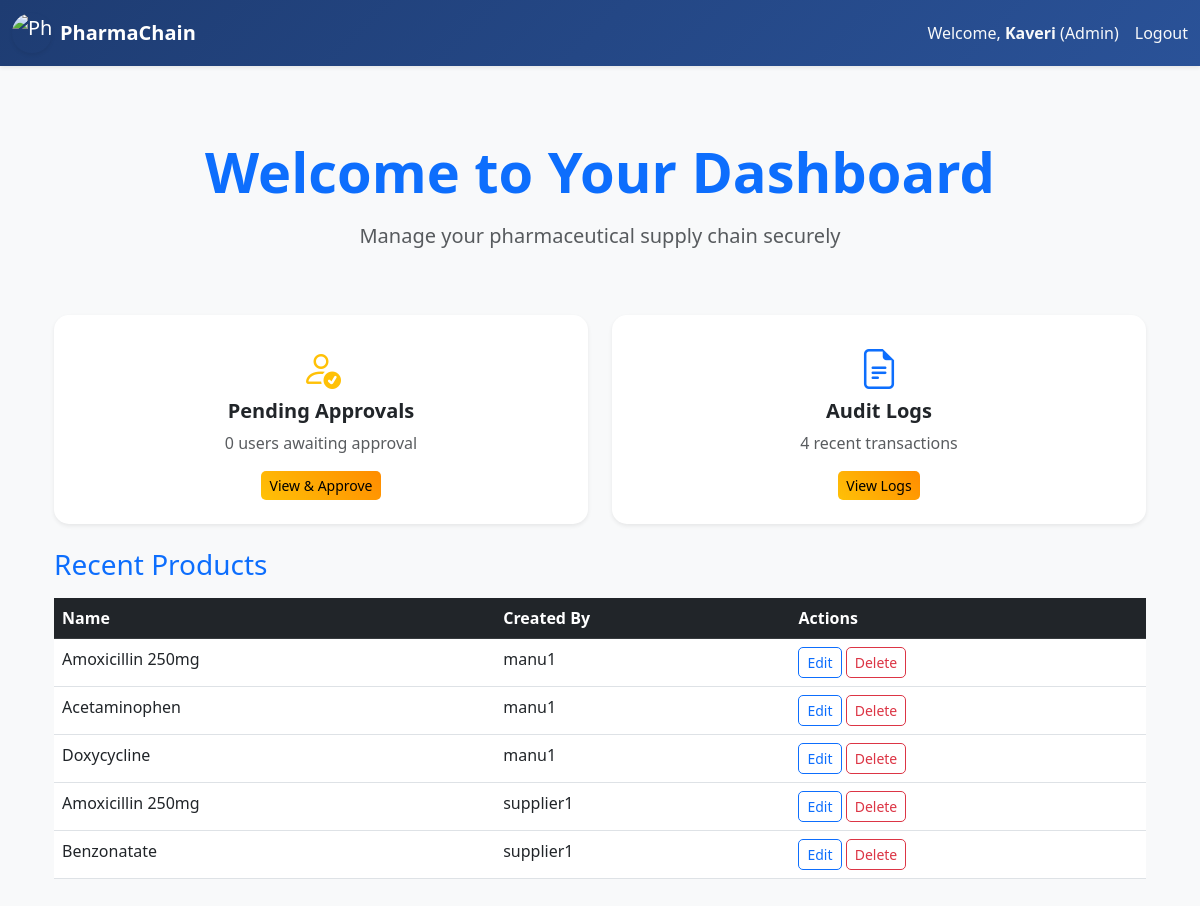
Page /dashboard/ (signed in) on the committed database.
### core/models.py (models this page shows, shortened)
class CustomUser(AbstractUser):
    ROLE_CHOICES = (
        ('admin', 'Admin'),
        ('supplier', 'Supplier'),
        ('manufacturer', 'Manufacturer'),
        ('wholesaler', 'Wholesaler'),
        ('distributor', 'Distributor'),
        ('customer', 'Customer'),
    )
    role = models.CharField(max_length=20, choices=ROLE_CHOICES)
    is_approved = models.BooleanField(default=False)  # Admin approves customers/stakeholders
    def __str__(self):
        return self.username

class Product(models.Model):
    name = models.CharField(max_length=255)
    description = models.TextField()
    created_by = models.ForeignKey(CustomUser, on_delete=models.CASCADE)
    created_at = models.DateTimeField(auto_now_add=True)

### core/views.py (the view)
# urls.py: path('dashboard/', views.dashboard, name='dashboard'),
def dashboard(request):
    user = request.user
    context = {'user': user}
    if user.role == 'admin':
        context['pending_approvals'] = CustomUser.objects.filter(is_approved=False)
        context['recent_logs'] = TransactionLog.objects.all()[:10]
        context['products'] = Product.objects.all()[:5]
        context['orders'] = Order.objects.all()[:5]
    elif user.role in ['supplier', 'manufacturer', 'wholesaler', 'distributor']:
        context['products'] = Product.objects.filter(created_by=user)
        context['orders'] = Order.objects.filter(Q(from_user=user) | Q(to_user=user))
    elif user.role == 'customer':
        context['orders'] = Order.objects.filter(to_user=user)
    return render(request, 'dashboard.html', context)

### templates/dashboard.html (shortened to what this page needs)
{% extends 'base.html' %}
{% load static %}
{% load django_bootstrap5 %}
{% block content %}
<section class="py-5 bg-light">
    <div class="container">
        <div class="row mb-5">
            <div class="col-12 text-center">
                <h1 class="display-4 fw-bold text-primary mb-3">Welcome to Your Dashboard</h1>
                <p class="lead text-muted">Manage your pharmaceutical supply chain securely</p>
            </div>
        </div>
        {% if user.role == 'admin' %}
            <div class="row g-4">
                <div class="col-md-6">
                    <div class="card h-100 shadow-sm border-0 hover-card animate__animated animate__fadeInUp">
                        <div class="card-body text-center p-4">
                            <i class="bi bi-person-check fs-1 text-warning mb-3"></i>
                            <h5 class="card-title fw-bold">Pending Approvals</h5>
                            <p class="card-text text-muted">{{ pending_approvals.count }} users awaiting approval</p>
                            <a href="{% url 'approve_user_list' %}" class="btn btn-warning btn-sm">View & Approve</a>
                        </div>
                    </div>
                </div>
                <div class="col-md-6">
                    <div class="card h-100 shadow-sm border-0 hover-card animate__animated animate__fadeInUp" style="animation-delay: 0.1s;">
                        <div class="card-body text-center p-4">
                            <i class="bi bi-file-earmark-text fs-1 text-primary mb-3"></i>
                            <h5 class="card-title fw-bold">Audit Logs</h5>
                            <p class="card-text text-muted">{{ recent_logs.count }} recent transactions</p>
                            <a href="{% url 'audit_logs' %}" class="btn btn-warning btn-sm">View Logs</a>
                        </div>
                    </div>
                </div>
            </div>
            <div class="row mt-4">
                <div class="col-12">
                    <h3 class="text-primary mb-3">Recent Products</h3>
                    <div class="table-responsive">
                        <table class="table table-hover">
                            <thead class="table-dark">
                                <tr><th>Name</th><th>Created By</th><th>Actions</th></tr>
                            </thead>
                            <tbody>
                                {% for product in products %}
                                    <tr>
                                        <td>{{ product.name }}</td>
                                        <td>{{ product.created_by.username }}</td>
                                        <td>
                                            <a href="{% url 'product_update' product.pk %}" class="btn btn-sm btn-outline-primary">Edit</a>
                                            <a href="{% url 'product_delete' product.pk %}" class="btn btn-sm btn-outline-danger">Delete</a>
                                        </td>
                                    </tr>
                                {% empty %}
                                    <tr><td colspan="3">No products yet.</td></tr>
                                {% endfor %}
                            </tbody>
                        </table>
                    </div>
                </div>
            </div>
        {% endif %}
    </div>
</section>
<link rel="stylesheet" href="https://cdnjs.cloudflare.com/ajax/libs/animate.css/4.1.1/animate.min.css"/>
<link href="https://cdn.jsdelivr.net/npm/bootstrap-icons@1.10.5/font/bootstrap-icons.css" rel="stylesheet">
{% endblock %}

### templates/base.html (shortened to what this page needs)
<!DOCTYPE html>
<html lang="en">
<head>
    {% load static %}
    {% load django_bootstrap5 %}
    <link href="https://cdn.jsdelivr.net/npm/bootstrap@5.3.0/dist/css/bootstrap.min.css" rel="stylesheet">
    <link href="{% static 'css/styles.css' %}" rel="stylesheet">
</head>
<body class="bg-light" data-user="{{ user }}">
    <nav class="navbar navbar-expand-lg navbar-dark bg-primary shadow-sm">
        <div class="container-fluid">
            <a class="navbar-brand d-flex align-items-center" href="{% url 'home' %}">
                <img src="https://media.istockphoto.com/id/1339280086/vector/capsule-cart-and-home-icon-logo-medicine-home-delivery-service-logo-concept.jpg?s=612x612&w=0&k=20&c=ST5kkcX2_6uZ8HcgB6uoCMh3XqmBkw0W1n0TlSk2q2A="
                     alt="PharmaChain"
                     width="40"
                     height="40"
                     class="rounded-pill me-2 shadow-sm">
                <span class="fw-bold">PharmaChain</span>
            </a>
            <div class="collapse navbar-collapse" id="navbarNav">
                <ul class="navbar-nav ms-auto align-items-center">
                    {% if user.is_authenticated %}
                        <li class="nav-item me-3">
                            <span class="navbar-text text-light">
                                Welcome, <strong>{{ user.username }}</strong> ({{ user.role|capfirst }})
                            </span>
                        </li>
                        <li class="nav-item">
                            <form method="post" action="{% url 'logout' %}" class="d-inline">
                                <button type="submit" class="nav-link btn btn-link text-light p-0 border-0 bg-transparent">
                                    Logout
                                </button>
                            </form>
                        </li>
                    {% endif %}
                </ul>
            </div>
        </div>
    </nav>
    <div class="container mt-4">
        {% block content %}
        {% endblock %}
    </div>
</body>
</html>

### static/css/styles.css (style rules this page uses)
body { background-color: #f8f9fa; }
.card { border-radius: 10px; }
.btn { border-radius: 5px; }

### templates/dashboard.html (style rules this page uses)
.hover-card { transition: all 0.3s ease; border-radius: 15px; }
.bg-primary { background: linear-gradient(135deg, #1e3c72, #2a5298); }
.btn-warning { background: linear-gradient(45deg, #ffc107, #ff8c00); border: none; }

### rows in the picture
CustomUser: username "Kaveri", role "Admin"
Product: name "Amoxicillin 250mg", created_by.username "manu1"
Product: name "Acetaminophen", created_by.username "manu1"
Product: name "Doxycycline", created_by.username "manu1"
Product: name "Amoxicillin 250mg", created_by.username "supplier1"
Product: name "Benzonatate", created_by.username "supplier1"

### other values in the picture
{{ pending_approvals.count }} "0"
{{ recent_logs.count }} "4"
